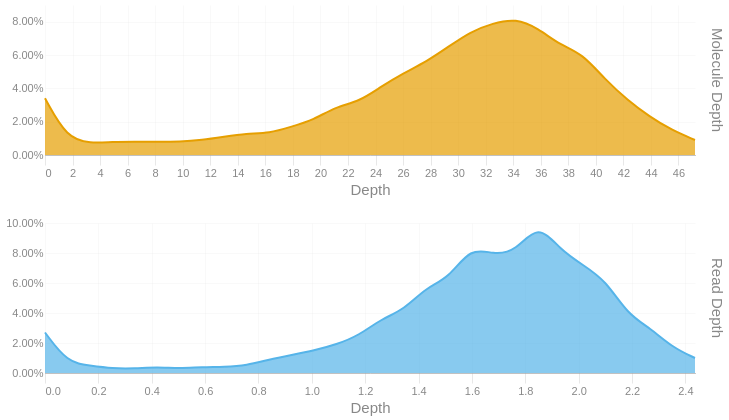

Write notebook code for a chart like this one.
### Code cell
readdep = depth_hist(tb['Read Depth'], q99, 3)
readdep = readdep.with_columns(pl.lit('Read Depth').alias('Metric'))
if not SKIPLR:
    moldep = depth_hist(tb['Molecule Depth'], mol_q99, 1)
    moldep = moldep.with_columns(pl.lit('Molecule Depth').alias('Metric'))
    _hist = pl.concat([readdep, moldep])
    _hist = _hist.filter(pl.col('Proportion') != 0)
    with SafeRender(_hist):
        (
            alt.Chart(_hist)        
            .mark_area(interpolate = "basis")
            .encode(
                x=alt.X('Bin:Q').scale(domainMin=0).axis(alt.Axis(title='Depth')),
                y = alt.Y('Proportion:Q', title = None).axis(format = '.2%'),
                color = alt.Color('Metric:N').legend(None),
                row = alt.Row("Metric:N").header(title = None, labelOrient = 'right'),
                tooltip = [
                    alt.Tooltip("Metric:N", title = "Metric"),
                    alt.Tooltip('Interval:N', title = "Depth Interval"),
                    alt.Tooltip('Proportion:Q', title = "% Alignments").format('.2%')
                ]
            )
            .resolve_scale(x='independent', y='independent')
            .properties(
                height = 150, width = 650,
                usermeta={'embedOptions': {'downloadFileName': f'{samplename}.depth.hist'}}
            )
        ).display()
else:
    readdep = readdep.filter(pl.col('Proportion') != 0)
    with SafeRender(readdep):
        (
            alt.Chart(readdep)        
            .mark_area(interpolate = "basis")
            .encode(
                x=alt.X('Bin:Q').scale(domainMin=0).axis(alt.Axis(title='Depth')),
                y = alt.Y('Proportion:Q', title = None).axis(format = '.2%'),
                tooltip = [
                    alt.Tooltip('Interval:N', title = "Depth Interval"),
                    alt.Tooltip('Proportion:Q', title = "% Alignments").format('.2%')
                ]
            )
            .properties(
                usermeta={'embedOptions': {'downloadFileName': f'{samplename}.depth.hist'}}
            )
        ).display()

### Figure 1 — Vega-Lite specification as saved in the notebook (floating-point values rounded to 4 significant figures)
{"width": 650, "height": 150, "config": {"title": {"anchor": "start", "dy": -15, "fontSize": 18, "color": "#888888", "subtitleColor": "#888888", "subtitleFontSize": 14}, "arc": {"fill": "#0072B2"}, "axis": {"domainColor": "#888888", "domainWidth": 0.5, "gridWidth": 0.2, "grid": false, "titleFontWeight": 400, "titleFontSize": 15, "labelFontSize": 11, "labelColor": "#888888", "tickColor": "#888888", "tickWidth": 0.2, "titleColor": "#888888"}, "axisBand": {"grid": false}, "axisX": {"grid": true, "tickSize": 10, "domainCap": "round"}, "axisY": {"domain": false, "grid": true, "tickSize": 0, "domainCap": "round"}, "background": "transparent", "header": {"labelFontSize": 15, "labelColor": "#888888", "titleFontSize": 15, "titleFontWeight": 600, "titleColor": "#888888"}, "legend": {"labelFont": "sans-serif", "labelFontSize": 12, "labelColor": "#888888", "symbolSize": 100, "symbolType": "circle", "titleFontSize": 12, "titlePadding": 10, "titleColor": "#888888", "title": null}, "range": {"category": ["#E69F00", "#56B4E9", "#009E73", "#F0E442", "#0072B2", "#D55E00", "#CC79A7", "#000000"], "diverging": ["#cfe8f3", "#a2d4ec", "#73bfe2", "#46abdb", "#1696d2", "#12719e"]}, "area": {"fill": "#0072B2", "fillOpacity": 0.7, "line": true, "strokeOpacity": 0.7}, "line": {"color": "#0072B2", "stroke": "#0072B2", "strokeWidth": 2}, "trail": {"color": "#0072B2", "stroke": "#0072B2", "strokeWidth": 0, "size": 1}, "point": {"filled": true, "fillOpacity": 1.0, "size": 95}, "text": {"color": "#888888", "fontSize": 11, "align": "right", "fontWeight": 400, "size": 11}, "bar": {"fill": "#0072B2", "stroke": null}, "view": {"stroke": null, "continuousWidth": 660, "continuousHeight": 400}}, "data": {"name": "data-72c969b650122b456d9ef14228b5e40c"}, "mark": {"type": "area", "interpolate": "basis"}, "encoding": {"color": {"field": "Metric", "legend": null, "type": "nominal"}, "row": {"field": "Metric", "header": {"title": null, "labelOrient": "right"}, "type": "nominal"}, "tooltip": [{"field": "Metric", "title": "Metric", "type": "nominal"}, {"field": "Interval", "title": "Depth Interval", "type": "nominal"}, {"field": "Proportion", "format": ".2%", "title": "% Alignments", "type": "quantitative"}], "x": {"axis": {"title": "Depth"}, "field": "Bin", "scale": {"domainMin": 0}, "type": "quantitative"}, "y": {"axis": {"format": ".2%"}, "field": "Proportion", "title": null, "type": "quantitative"}}, "resolve": {"scale": {"x": "independent", "y": "independent"}}, "usermeta": {"embedOptions": {"downloadFileName": "S3_Annis_507.depth.hist"}}, "$schema": "https://vega.github.io/schema/vega-lite/v6.1.0.json", "datasets": {"data-72c969b650122b456d9ef14228b5e40c": [{"Bin": 0.0, "Interval": "0.0-0.084", "Proportion": 0.027, "Metric": "Read Depth"}, {"Bin": 0.084, "Interval": "0.084-0.168", "Proportion": 0.007, "Metric": "Read Depth"}, {"Bin": 0.168, "Interval": "0.168-0.252", "Proportion": 0.005, "Metric": "Read Depth"}, {"Bin": 0.252, "Interval": "0.252-0.336", "Proportion": 0.003, "Metric": "Read Depth"}, {"Bin": 0.336, "Interval": "0.336-0.42", "Proportion": 0.003, "Metric": "Read Depth"}, {"Bin": 0.42, "Interval": "0.42-0.504", "Proportion": 0.004, "Metric": "Read Depth"}, {"Bin": 0.504, "Interval": "0.504-0.588", "Proportion": 0.003, "Metric": "Read Depth"}, {"Bin": 0.588, "Interval": "0.588-0.672", "Proportion": 0.004, "Metric": "Read Depth"}, {"Bin": 0.672, "Interval": "0.672-0.756", "Proportion": 0.004, "Metric": "Read Depth"}, {"Bin": 0.756, "Interval": "0.756-0.84", "Proportion": 0.005, "Metric": "Read Depth"}, {"Bin": 0.84, "Interval": "0.84-0.924", "Proportion": 0.009, "Metric": "Read Depth"}, {"Bin": 0.924, "Interval": "0.924-1.008", "Proportion": 0.012, "Metric": "Read Depth"}, {"Bin": 1.008, "Interval": "1.008-1.092", "Proportion": 0.015, "Metric": "Read Depth"}, {"Bin": 1.092, "Interval": "1.092-1.176", "Proportion": 0.019, "Metric": "Read Depth"}, {"Bin": 1.176, "Interval": "1.176-1.26", "Proportion": 0.025, "Metric": "Read Depth"}, {"Bin": 1.26, "Interval": "1.26-1.344", "Proportion": 0.036, "Metric": "Read Depth"}, {"Bin": 1.344, "Interval": "1.344-1.428", "Proportion": 0.042, "Metric": "Read Depth"}, {"Bin": 1.428, "Interval": "1.428-1.512", "Proportion": 0.057, "Metric": "Read Depth"}, {"Bin": 1.512, "Interval": "1.512-1.596", "Proportion": 0.063, "Metric": "Read Depth"}, {"Bin": 1.596, "Interval": "1.596-1.68", "Proportion": 0.084, "Metric": "Read Depth"}, {"Bin": 1.68, "Interval": "1.68-1.764", "Proportion": 0.079, "Metric": "Read Depth"}, {"Bin": 1.764, "Interval": "1.764-1.848", "Proportion": 0.081, "Metric": "Read Depth"}, {"Bin": 1.848, "Interval": "1.848-1.932", "Proportion": 0.1, "Metric": "Read Depth"}, {"Bin": 1.932, "Interval": "1.932-2.016", "Proportion": 0.082, "Metric": "Read Depth"}, {"Bin": 2.016, "Interval": "2.016-2.1", "Proportion": 0.072, "Metric": "Read Depth"}, {"Bin": 2.1, "Interval": "2.1-2.184", "Proportion": 0.062, "Metric": "Read Depth"}, {"Bin": 2.184, "Interval": "2.184-2.268", "Proportion": 0.039, "Metric": "Read Depth"}, {"Bin": 2.268, "Interval": "2.268-2.352", "Proportion": 0.03, "Metric": "Read Depth"}, {"Bin": 2.352, "Interval": "2.352-2.436", "Proportion": 0.017, "Metric": "Read Depth"}, {"Bin": 2.436, "Interval": "2.436-2.52", "Proportion": 0.01, "Metric": "Read Depth"}, {"Bin": 0.0, "Interval": "0.0-1.6", "Proportion": 0.034, "Metric": "Molecule Depth"}, {"Bin": 1.6, "Interval": "1.6-3.3", "Proportion": 0.01, "Metric": "Molecule Depth"}, {"Bin": 3.3, "Interval": "3.3-4.9", "Proportion": 0.007, "Metric": "Molecule Depth"}, {"Bin": 4.9, "Interval": "4.9-6.5", "Proportion": 0.008, "Metric": "Molecule Depth"}, {"Bin": 6.5, "Interval": "6.5-8.1", "Proportion": 0.008, "Metric": "Molecule Depth"}, {"Bin": 8.1, "Interval": "8.1-9.8", "Proportion": 0.008, "Metric": "Molecule Depth"}, {"Bin": 9.8, "Interval": "9.8-11.4", "Proportion": 0.008, "Metric": "Molecule Depth"}, {"Bin": 11.4, "Interval": "11.4-13.0", "Proportion": 0.009, "Metric": "Molecule Depth"}, {"Bin": 13.0, "Interval": "13.0-14.6", "Proportion": 0.011, "Metric": "Molecule Depth"}, {"Bin": 14.6, "Interval": "14.6-16.3", "Proportion": 0.013, "Metric": "Molecule Depth"}, {"Bin": 16.3, "Interval": "16.3-17.9", "Proportion": 0.013, "Metric": "Molecule Depth"}, {"Bin": 17.9, "Interval": "17.9-19.5", "Proportion": 0.017, "Metric": "Molecule Depth"}, {"Bin": 19.5, "Interval": "19.5-21.1", "Proportion": 0.021, "Metric": "Molecule Depth"}, {"Bin": 21.1, "Interval": "21.1-22.8", "Proportion": 0.029, "Metric": "Molecule Depth"}, {"Bin": 22.8, "Interval": "22.8-24.4", "Proportion": 0.032, "Metric": "Molecule Depth"}, {"Bin": 24.4, "Interval": "24.4-26.0", "Proportion": 0.041, "Metric": "Molecule Depth"}, {"Bin": 26.0, "Interval": "26.0-27.7", "Proportion": 0.049, "Metric": "Molecule Depth"}, {"Bin": 27.7, "Interval": "27.7-29.3", "Proportion": 0.056, "Metric": "Molecule Depth"}, {"Bin": 29.3, "Interval": "29.3-30.9", "Proportion": 0.065, "Metric": "Molecule Depth"}, {"Bin": 30.9, "Interval": "30.9-32.5", "Proportion": 0.074, "Metric": "Molecule Depth"}, {"Bin": 32.5, "Interval": "32.5-34.2", "Proportion": 0.079, "Metric": "Molecule Depth"}, {"Bin": 34.2, "Interval": "34.2-35.8", "Proportion": 0.082, "Metric": "Molecule Depth"}, {"Bin": 35.8, "Interval": "35.8-37.4", "Proportion": 0.076, "Metric": "Molecule Depth"}, {"Bin": 37.4, "Interval": "37.4-39.0", "Proportion": 0.066, "Metric": "Molecule Depth"}, {"Bin": 39.0, "Interval": "39.0-40.7", "Proportion": 0.061, "Metric": "Molecule Depth"}, {"Bin": 40.7, "Interval": "40.7-42.3", "Proportion": 0.045, "Metric": "Molecule Depth"}, {"Bin": 42.3, "Interval": "42.3-43.9", "Proportion": 0.033, "Metric": "Molecule Depth"}, {"Bin": 43.9, "Interval": "43.9-45.5", "Proportion": 0.023, "Metric": "Molecule Depth"}, {"Bin": 45.5, "Interval": "45.5-47.2", "Proportion": 0.015, "Metric": "Molecule Depth"}, {"Bin": 47.2, "Interval": "47.2-48.8", "Proportion": 0.009, "Metric": "Molecule Depth"}]}}
